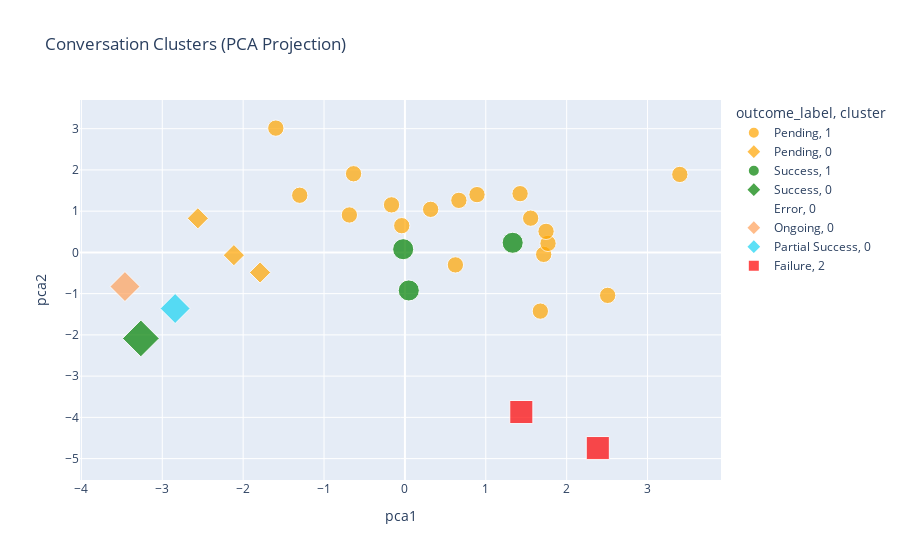

Notebook code for this chart:
### Code cell
# PCA Visualization
if DATA_LOADED and len(metrics_df) >= 10 and 'X_scaled' in dir() and 'cluster' in metrics_df.columns:
    try:
        pca = PCA(n_components=2)
        X_pca = pca.fit_transform(X_scaled)
        
        metrics_df['pca1'] = X_pca[:, 0]
        metrics_df['pca2'] = X_pca[:, 1]
        
        fig = px.scatter(metrics_df, x='pca1', y='pca2', color='outcome_label',
                         symbol='cluster', size='score',
                         title='Conversation Clusters (PCA Projection)',
                         color_discrete_map={'Success': 'green', 'Failure': 'red', 'Pending': 'orange', 'Error': 'gray'})
        fig.show()
    except Exception as e:
        print(f"⚠️ PCA visualization failed: {e}")
else:
    print("⚠️ Need cluster data for PCA visualization")

### Figure 1 — Plotly figure (JSON) as saved in the notebook; plotly's stock layout.template omitted (floating-point values rounded to 4 significant figures)
{"data": [{"hovertemplate": "outcome_label=Pending<br>cluster=1<br>pca1=%{x}<br>pca2=%{y}<br>score=%{marker.size}<extra></extra>", "legendgroup": "Pending, 1", "marker": {"color": "orange", "size": [3, 3, 3, 3, 3, 3, 3, 3, 3, 3, 3, 3, 3, 3, 3, 3, 3, 3], "sizemode": "area", "sizeref": 0.0225, "symbol": "circle"}, "mode": "markers", "name": "Pending, 1", "orientation": "v", "showlegend": true, "type": "scatter", "x": [-1.596, 1.716, -0.03896, 1.424, 0.6243, 3.399, 1.769, 1.555, 0.318, 0.6671, 1.674, 2.507, -0.6867, -0.635, -0.1655, 0.8913, 1.745, -1.301], "xaxis": "x", "y": [3.013, -0.04794, 0.6479, 1.424, -0.3032, 1.89, 0.2186, 0.8299, 1.044, 1.262, -1.424, -1.042, 0.9074, 1.907, 1.153, 1.401, 0.5101, 1.386], "yaxis": "y"}, {"hovertemplate": "outcome_label=Pending<br>cluster=0<br>pca1=%{x}<br>pca2=%{y}<br>score=%{marker.size}<extra></extra>", "legendgroup": "Pending, 0", "marker": {"color": "orange", "size": [3, 3, 3], "sizemode": "area", "sizeref": 0.0225, "symbol": "diamond"}, "mode": "markers", "name": "Pending, 0", "orientation": "v", "showlegend": true, "type": "scatter", "x": [-2.56, -2.114, -1.791], "xaxis": "x", "y": [0.8262, -0.06693, -0.4869], "yaxis": "y"}, {"hovertemplate": "outcome_label=Success<br>cluster=1<br>pca1=%{x}<br>pca2=%{y}<br>score=%{marker.size}<extra></extra>", "legendgroup": "Success, 1", "marker": {"color": "green", "size": [5, 5, 5], "sizemode": "area", "sizeref": 0.0225, "symbol": "circle"}, "mode": "markers", "name": "Success, 1", "orientation": "v", "showlegend": true, "type": "scatter", "x": [0.04765, 1.332, -0.02129], "xaxis": "x", "y": [-0.9231, 0.2337, 0.07736], "yaxis": "y"}, {"hovertemplate": "outcome_label=Success<br>cluster=0<br>pca1=%{x}<br>pca2=%{y}<br>score=%{marker.size}<extra></extra>", "legendgroup": "Success, 0", "marker": {"color": "green", "size": [9], "sizemode": "area", "sizeref": 0.0225, "symbol": "diamond"}, "mode": "markers", "name": "Success, 0", "orientation": "v", "showlegend": true, "type": "scatter", "x": [-3.265], "xaxis": "x", "y": [-2.086], "yaxis": "y"}, {"hovertemplate": "outcome_label=Error<br>cluster=0<br>pca1=%{x}<br>pca2=%{y}<br>score=%{marker.size}<extra></extra>", "legendgroup": "Error, 0", "marker": {"color": "gray", "size": [0], "sizemode": "area", "sizeref": 0.0225, "symbol": "diamond"}, "mode": "markers", "name": "Error, 0", "orientation": "v", "showlegend": true, "type": "scatter", "x": [-3.018], "xaxis": "x", "y": [-1.546], "yaxis": "y"}, {"hovertemplate": "outcome_label=Ongoing<br>cluster=0<br>pca1=%{x}<br>pca2=%{y}<br>score=%{marker.size}<extra></extra>", "legendgroup": "Ongoing, 0", "marker": {"color": "#FFA15A", "size": [6], "sizemode": "area", "sizeref": 0.0225, "symbol": "diamond"}, "mode": "markers", "name": "Ongoing, 0", "orientation": "v", "showlegend": true, "type": "scatter", "x": [-3.461], "xaxis": "x", "y": [-0.8283], "yaxis": "y"}, {"hovertemplate": "outcome_label=Partial Success<br>cluster=0<br>pca1=%{x}<br>pca2=%{y}<br>score=%{marker.size}<extra></extra>", "legendgroup": "Partial Success, 0", "marker": {"color": "#19d3f3", "size": [6], "sizemode": "area", "sizeref": 0.0225, "symbol": "diamond"}, "mode": "markers", "name": "Partial Success, 0", "orientation": "v", "showlegend": true, "type": "scatter", "x": [-2.841], "xaxis": "x", "y": [-1.361], "yaxis": "y"}, {"hovertemplate": "outcome_label=Failure<br>cluster=2<br>pca1=%{x}<br>pca2=%{y}<br>score=%{marker.size}<extra></extra>", "legendgroup": "Failure, 2", "marker": {"color": "red", "size": [6, 6], "sizemode": "area", "sizeref": 0.0225, "symbol": "square"}, "mode": "markers", "name": "Failure, 2", "orientation": "v", "showlegend": true, "type": "scatter", "x": [1.439, 2.385], "xaxis": "x", "y": [-3.871, -4.745], "yaxis": "y"}], "layout": {"legend": {"itemsizing": "constant", "title": {"text": "outcome_label, cluster"}, "tracegroupgap": 0}, "title": {"text": "Conversation Clusters (PCA Projection)"}, "xaxis": {"anchor": "y", "domain": [0, 1], "title": {"text": "pca1"}}, "yaxis": {"anchor": "x", "domain": [0, 1], "title": {"text": "pca2"}}}}
